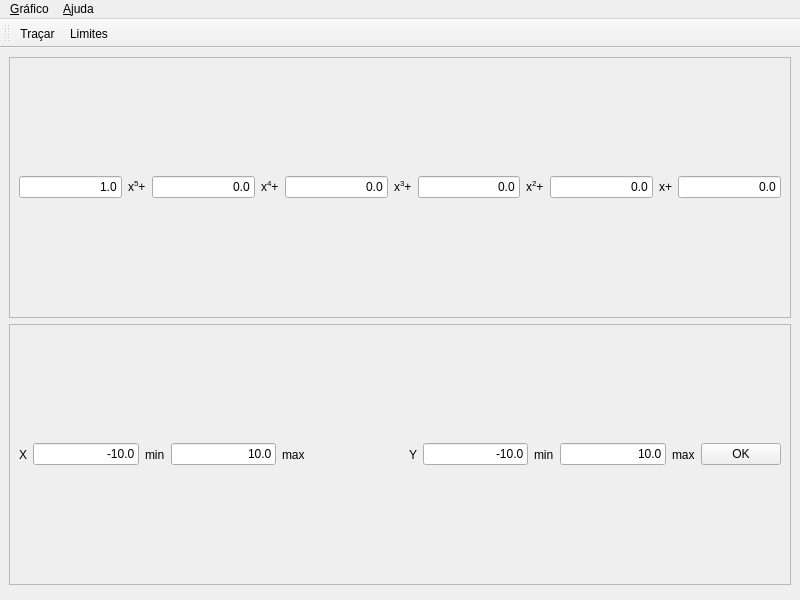
<?xml version="1.0" encoding="UTF-8"?>
<ui version="4.0">
 <class>MainWindow</class>
 <widget class="QMainWindow" name="MainWindow">
  <property name="geometry">
   <rect>
    <x>0</x>
    <y>0</y>
    <width>800</width>
    <height>600</height>
   </rect>
  </property>
  <property name="windowTitle">
   <string>MainWindow</string>
  </property>
  <widget class="QWidget" name="centralwidget">
   <layout class="QVBoxLayout" name="verticalLayout">
    <item>
     <widget class="QFrame" name="frame">
      <property name="sizePolicy">
       <sizepolicy hsizetype="Preferred" vsizetype="Preferred">
        <horstretch>0</horstretch>
        <verstretch>1</verstretch>
       </sizepolicy>
      </property>
      <property name="cursor">
       <cursorShape>ArrowCursor</cursorShape>
      </property>
      <property name="frameShape">
       <enum>QFrame::StyledPanel</enum>
      </property>
      <property name="frameShadow">
       <enum>QFrame::Plain</enum>
      </property>
      <layout class="QHBoxLayout" name="horizontalLayout">
       <item>
        <widget class="QLineEdit" name="edX5">
         <property name="text">
          <string>1.0</string>
         </property>
         <property name="alignment">
          <set>Qt::AlignRight|Qt::AlignTrailing|Qt::AlignVCenter</set>
         </property>
        </widget>
       </item>
       <item>
        <widget class="QLabel" name="label">
         <property name="text">
          <string>&lt;html&gt;&lt;head/&gt;&lt;body&gt;&lt;p&gt;x&lt;span style=&quot; vertical-align:super;&quot;&gt;5&lt;/span&gt;+&lt;/p&gt;&lt;/body&gt;&lt;/html&gt;</string>
         </property>
        </widget>
       </item>
       <item>
        <widget class="QLineEdit" name="edX4">
         <property name="inputMask">
          <string/>
         </property>
         <property name="text">
          <string>0.0</string>
         </property>
         <property name="alignment">
          <set>Qt::AlignRight|Qt::AlignTrailing|Qt::AlignVCenter</set>
         </property>
        </widget>
       </item>
       <item>
        <widget class="QLabel" name="label_2">
         <property name="text">
          <string>&lt;html&gt;&lt;head/&gt;&lt;body&gt;&lt;p&gt;x&lt;span style=&quot; vertical-align:super;&quot;&gt;4&lt;/span&gt;+&lt;/p&gt;&lt;/body&gt;&lt;/html&gt;</string>
         </property>
        </widget>
       </item>
       <item>
        <widget class="QLineEdit" name="edX3">
         <property name="text">
          <string>0.0</string>
         </property>
         <property name="alignment">
          <set>Qt::AlignRight|Qt::AlignTrailing|Qt::AlignVCenter</set>
         </property>
        </widget>
       </item>
       <item>
        <widget class="QLabel" name="label_3">
         <property name="text">
          <string>&lt;html&gt;&lt;head/&gt;&lt;body&gt;&lt;p&gt;x&lt;span style=&quot; vertical-align:super;&quot;&gt;3&lt;/span&gt;+&lt;/p&gt;&lt;/body&gt;&lt;/html&gt;</string>
         </property>
        </widget>
       </item>
       <item>
        <widget class="QLineEdit" name="edX2">
         <property name="text">
          <string>0.0</string>
         </property>
         <property name="alignment">
          <set>Qt::AlignRight|Qt::AlignTrailing|Qt::AlignVCenter</set>
         </property>
        </widget>
       </item>
       <item>
        <widget class="QLabel" name="label_4">
         <property name="text">
          <string>&lt;html&gt;&lt;head/&gt;&lt;body&gt;&lt;p&gt;x&lt;span style=&quot; vertical-align:super;&quot;&gt;2&lt;/span&gt;+&lt;/p&gt;&lt;/body&gt;&lt;/html&gt;</string>
         </property>
        </widget>
       </item>
       <item>
        <widget class="QLineEdit" name="edX1">
         <property name="text">
          <string>0.0</string>
         </property>
         <property name="alignment">
          <set>Qt::AlignRight|Qt::AlignTrailing|Qt::AlignVCenter</set>
         </property>
        </widget>
       </item>
       <item>
        <widget class="QLabel" name="label_5">
         <property name="text">
          <string>&lt;html&gt;&lt;head/&gt;&lt;body&gt;&lt;p&gt;x+&lt;/p&gt;&lt;/body&gt;&lt;/html&gt;</string>
         </property>
        </widget>
       </item>
       <item>
        <widget class="QLineEdit" name="edX0">
         <property name="text">
          <string>0.0</string>
         </property>
         <property name="alignment">
          <set>Qt::AlignRight|Qt::AlignTrailing|Qt::AlignVCenter</set>
         </property>
        </widget>
       </item>
      </layout>
     </widget>
    </item>
    <item>
     <widget class="QFrame" name="frLimites">
      <property name="sizePolicy">
       <sizepolicy hsizetype="Preferred" vsizetype="Preferred">
        <horstretch>0</horstretch>
        <verstretch>1</verstretch>
       </sizepolicy>
      </property>
      <property name="frameShape">
       <enum>QFrame::StyledPanel</enum>
      </property>
      <property name="frameShadow">
       <enum>QFrame::Plain</enum>
      </property>
      <layout class="QHBoxLayout" name="horizontalLayout_2">
       <item>
        <widget class="QLabel" name="label_6">
         <property name="text">
          <string>X</string>
         </property>
        </widget>
       </item>
       <item>
        <widget class="QLineEdit" name="edXmin">
         <property name="text">
          <string>-10.0</string>
         </property>
         <property name="alignment">
          <set>Qt::AlignRight|Qt::AlignTrailing|Qt::AlignVCenter</set>
         </property>
        </widget>
       </item>
       <item>
        <widget class="QLabel" name="label_8">
         <property name="text">
          <string>min</string>
         </property>
        </widget>
       </item>
       <item>
        <widget class="QLineEdit" name="edXmax">
         <property name="text">
          <string>10.0</string>
         </property>
         <property name="alignment">
          <set>Qt::AlignRight|Qt::AlignTrailing|Qt::AlignVCenter</set>
         </property>
        </widget>
       </item>
       <item>
        <widget class="QLabel" name="label_9">
         <property name="text">
          <string>max</string>
         </property>
        </widget>
       </item>
       <item>
        <spacer name="horizontalSpacer">
         <property name="orientation">
          <enum>Qt::Horizontal</enum>
         </property>
         <property name="sizeHint" stdset="0">
          <size>
           <width>100</width>
           <height>20</height>
          </size>
         </property>
        </spacer>
       </item>
       <item>
        <widget class="QLabel" name="label_7">
         <property name="text">
          <string>Y</string>
         </property>
        </widget>
       </item>
       <item>
        <widget class="QLineEdit" name="edYmin">
         <property name="text">
          <string>-10.0</string>
         </property>
         <property name="alignment">
          <set>Qt::AlignRight|Qt::AlignTrailing|Qt::AlignVCenter</set>
         </property>
        </widget>
       </item>
       <item>
        <widget class="QLabel" name="label_11">
         <property name="text">
          <string>min</string>
         </property>
        </widget>
       </item>
       <item>
        <widget class="QLineEdit" name="edYmax">
         <property name="text">
          <string>10.0</string>
         </property>
         <property name="alignment">
          <set>Qt::AlignRight|Qt::AlignTrailing|Qt::AlignVCenter</set>
         </property>
        </widget>
       </item>
       <item>
        <widget class="QLabel" name="label_10">
         <property name="text">
          <string>max</string>
         </property>
        </widget>
       </item>
       <item>
        <widget class="QPushButton" name="btFaca">
         <property name="text">
          <string>OK</string>
         </property>
        </widget>
       </item>
      </layout>
     </widget>
    </item>
    <item>
     <widget class="QWidget" name="widget" native="true">
      <property name="sizePolicy">
       <sizepolicy hsizetype="Preferred" vsizetype="Preferred">
        <horstretch>0</horstretch>
        <verstretch>0</verstretch>
       </sizepolicy>
      </property>
     </widget>
    </item>
   </layout>
  </widget>
  <widget class="QMenuBar" name="menubar">
   <property name="geometry">
    <rect>
     <x>0</x>
     <y>0</y>
     <width>800</width>
     <height>24</height>
    </rect>
   </property>
   <widget class="QMenu" name="menuGrafico">
    <property name="toolTip">
     <string>Menu de propriedades do gráfico</string>
    </property>
    <property name="title">
     <string>&amp;Gráfico</string>
    </property>
    <addaction name="actionTracar"/>
    <addaction name="actionLimites"/>
    <addaction name="separator"/>
    <addaction name="actionSair"/>
   </widget>
   <widget class="QMenu" name="menuAjuda">
    <property name="toolTip">
     <string>Menu de ajuda da aplicação</string>
    </property>
    <property name="title">
     <string>&amp;Ajuda</string>
    </property>
   </widget>
   <addaction name="menuGrafico"/>
   <addaction name="menuAjuda"/>
  </widget>
  <widget class="QToolBar" name="toolBar">
   <property name="windowTitle">
    <string>toolBar</string>
   </property>
   <attribute name="toolBarArea">
    <enum>TopToolBarArea</enum>
   </attribute>
   <attribute name="toolBarBreak">
    <bool>false</bool>
   </attribute>
   <addaction name="actionTracar"/>
   <addaction name="actionLimites"/>
  </widget>
  <action name="actionTracar">
   <property name="icon">
    <iconset>
     <normaloff>grafico.ico</normaloff>grafico.ico</iconset>
   </property>
   <property name="text">
    <string>&amp;Traçar</string>
   </property>
   <property name="toolTip">
    <string>Traça/Atualiza o gráfico</string>
   </property>
   <property name="shortcut">
    <string>F5</string>
   </property>
  </action>
  <action name="actionSair">
   <property name="text">
    <string>Sai&amp;r</string>
   </property>
  </action>
  <action name="actionLimites">
   <property name="icon">
    <iconset>
     <normaloff>preferences-system-windows-actions.png</normaloff>preferences-system-windows-actions.png</iconset>
   </property>
   <property name="text">
    <string>&amp;Limites</string>
   </property>
  </action>
 </widget>
 <resources/>
 <connections/>
</ui>
